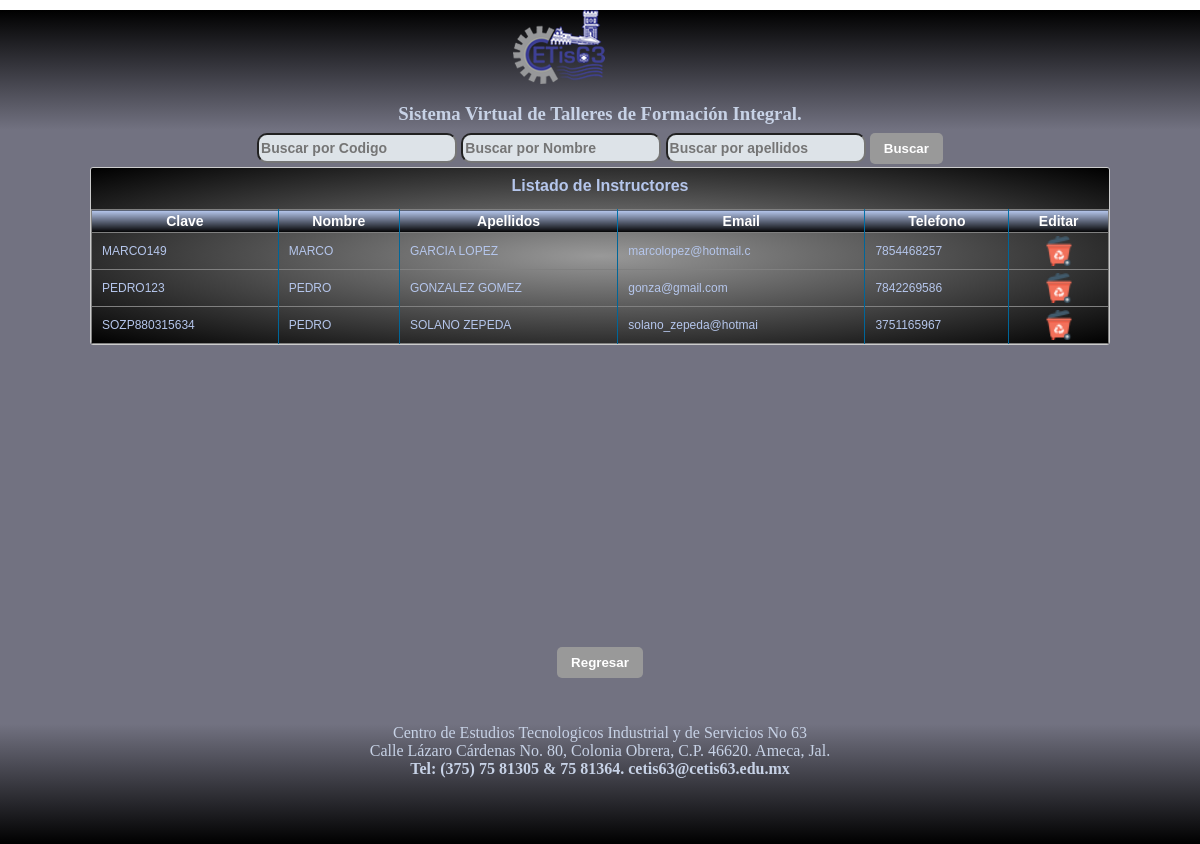
The app's page /listInstructores.php, older data.
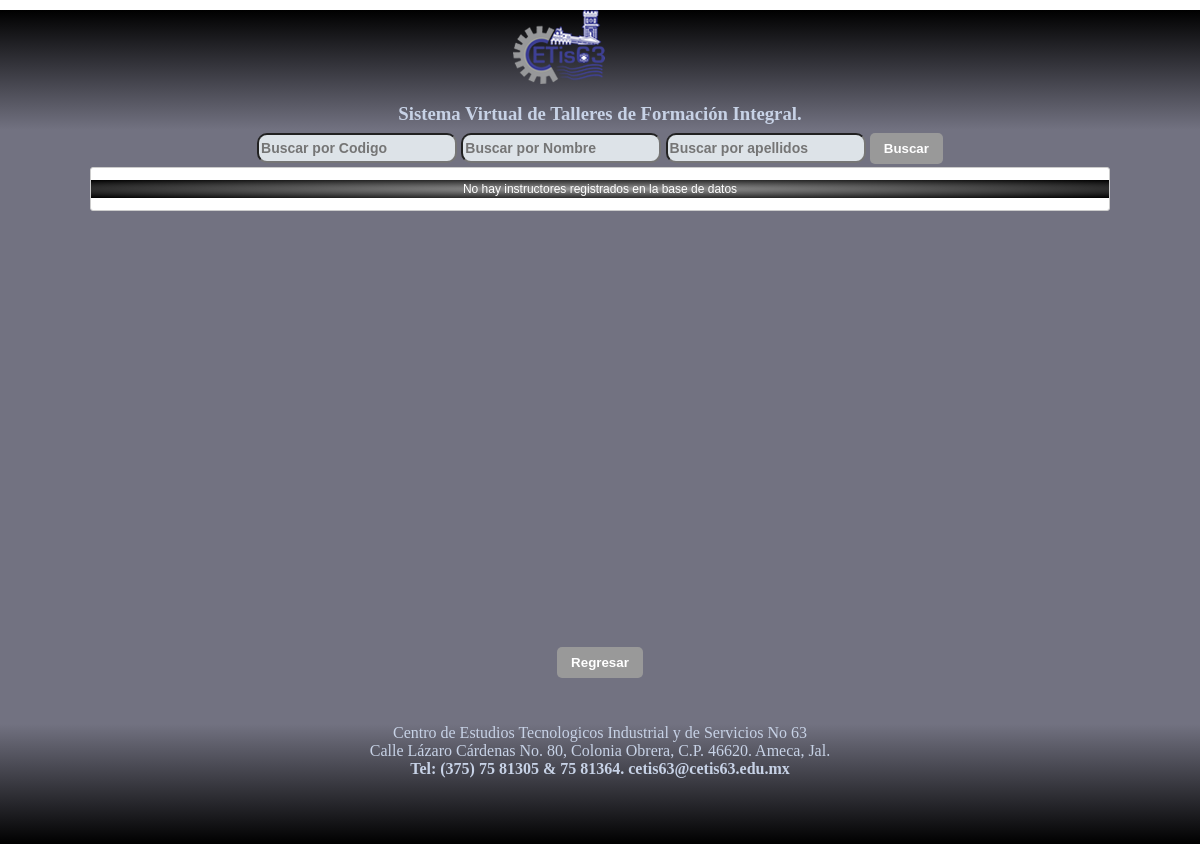
The same page, newer data.
### tables this page shows
CREATE TABLE `instructor` (
  `clave` varchar(20) NOT NULL,
  `nombre` varchar(20) DEFAULT NULL,
  `apellidos` varchar(30) DEFAULT NULL,
  `email` varchar(20) DEFAULT NULL,
  `telefono` varchar(13) DEFAULT NULL
);

### clases/db.php (called while the page is built)
<?php
class DB {
   private $server;
   private $host;
   private $db;
   private $user;
   private $psw;
   private $charset;
   public function __construct() {
      $this-> server  = 'mysql';
      $this-> host   = 'localhost';
      $this-> db     = 'taller';
      $this-> user   = 'root';
      $this-> psw    = '';
      $this-> charset= 'utf8mb4';
   }
   function connect() {
      try{
         $conexion = $this->server.':host='.$this->host.'; dbname='.$this->db.'; chartset='.$this->charset;
         $options = [
            PDO::ATTR_ERRMODE          => PDO::ERRMODE_EXCEPTION,
            PDO::ATTR_EMULATE_PREPARES => false,
         ];
         $pdo = new PDO($conexion, $this->user, $this->psw, $options);
         return $pdo;
      }catch(PDOException $e){
         print_r('Error de conexion: ' . $e->getMessage());
      }
   }
 }
?>

### clases/instructor.php (called while the page is built, shortened)
<?php
include_once 'db.php';
class Instructor extends DB {
	public function listar(){
		$query = $this->connect()->prepare('SELECT * FROM instructor');
		$query->execute();
		return $query->fetchAll(PDO::FETCH_ASSOC);
	}
}
?>

### listInstructores.php (the view, shortened to what the changed rows need)
<?php
  $filtro1 = $_POST['FiltarCodigo'];
  $filtro2 = $_POST['FiltarNombre'];
  $filtro3 = $_POST['FiltarApellidos'];
?>
<html>
    <head>
        <link rel="stylesheet" href="css/main.css"/>
        <link rel="stylesheet" href="css/forms.css">
    </head>
    <body>
      <center>
          <div id="contenedor">
    <section style="text-align: center; margin: 0 auto; height: 60%">
        <article style="width:85%; height: 100%;text-align: center; margin: 0 auto;">
                 <div class="datagrid">
                 <form method="post" action="modulos/mdl_delInstructores.php" name="frm_listInstructores" id="frm_listInstructores" >
          <?php
          include_once 'clases/instructor.php';
          $ins = new Instructor();
          $instructores = $ins->listar();
          if($instructores){
            echo "
            <h4>Listado de Instructores</h4>
              <table border='1'><thead>
              <tr>
                <th style='text-align:center'>Clave</th>
                <th style='text-align:center'>Nombre</th>
                <th style='text-align:center'>Apellidos</th>
            <th style='text-align:center'>Email</th>
            <th style='text-align:center'>Telefono</th>
            <th style='text-align:center'>Editar</th>
              </tr></thead>";
              if($filtro1 || $filtro2 || $filtro3){
            foreach ($instructores as $instructor) {
                if($filtro1 == $instructor['clave'] || $filtro2 == $instructor['nombre'] || $filtro3 == $instructor['apellidos']){
              echo "<tr>
              <td>".$instructor['clave']."</td>
              <td>".$instructor['nombre']."</td>
              <td>".$instructor['apellidos']."</td>
            <td>".$instructor['email']."</td>
            <td>".$instructor['telefono']."</td>
              <td style='text-align:center'><img width='30' height='30' src='imgs/delete.png' onClick='borrar(\"".$instructor['clave']."\");'></td>
              </tr>";
              }
            }
        }else{
          foreach ($instructores as $instructor) {
            echo "<tr>
            <td>".$instructor['clave']."</td>
            <td>".$instructor['nombre']."</td>
            <td>".$instructor['apellidos']."</td>
          <td>".$instructor['email']."</td>
          <td>".$instructor['telefono']."</td>
            <td style='text-align:center'><img width='30' height='30' src='imgs/delete.png' onClick='borrar(\"".$instructor['clave']."\");'></td>
            </tr>";
          }
        }
            echo "</table>";
        }
          else{
            echo " <p>No hay instructores registrados en la base de datos</p>";
          }
        ?>
           </article>
        </section>
    </div>
  </center>
    </body>
</html>

Row changes from the older to the newer data that the page shows:
removed instructor: clave "MARCO149", nombre "MARCO", apellidos "GARCIA LOPEZ", email "marcolopez@hotmail.c", telefono "7854468257"
removed instructor: clave "PEDRO123", nombre "PEDRO", apellidos "GONZALEZ GOMEZ", email "gonza@gmail.com", telefono "7842269586"
removed instructor: clave "SOZP880315634", nombre "PEDRO", apellidos "SOLANO ZEPEDA", email "solano_zepeda@hotmai", telefono "3751165967"
Text that changed along with them:
text no longer shown: "Listado de Instructores Clave Nombre Apellidos Email Telefono Editar"
text now shown: "No hay instructores registrados en la base de datos"
